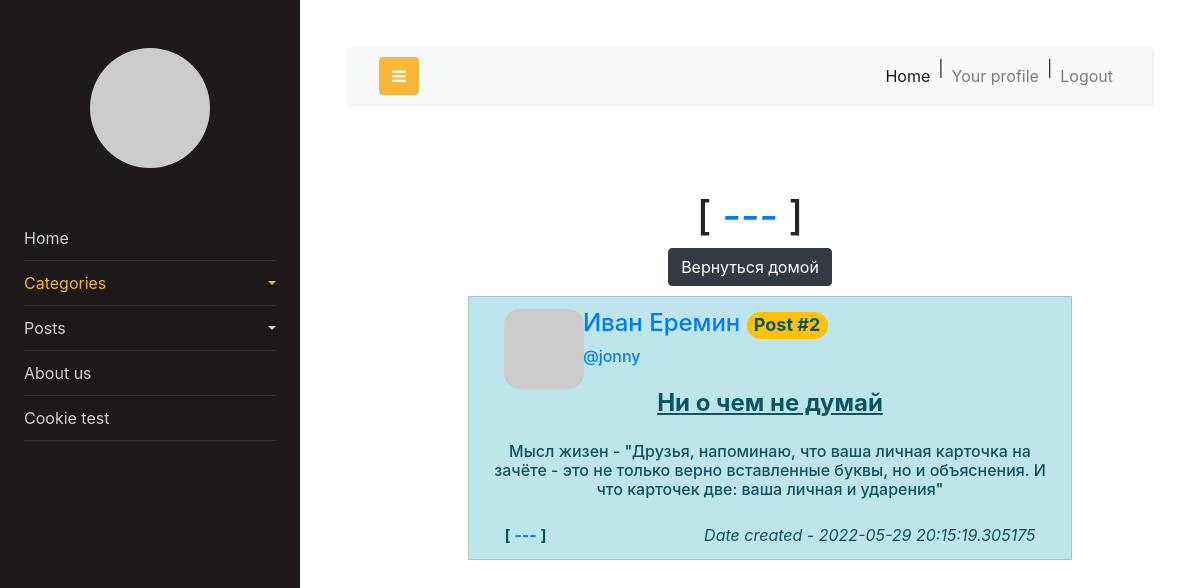
Screenshot of /a/--- (signed in) with the database file from the repository.
### app/data/posts.py (models this page shows)
class Post(SqlAlchemyBase):
    __tablename__ = 'posts'
    id = sqlalchemy.Column(sqlalchemy.Integer,
                           primary_key=True, autoincrement=True)
    user_id = sqlalchemy.Column(sqlalchemy.Integer,
                                sqlalchemy.ForeignKey("users.id"))
    title = sqlalchemy.Column(sqlalchemy.String, nullable=False)
    is_private = sqlalchemy.Column(sqlalchemy.Boolean)
    created = sqlalchemy.Column(sqlalchemy.DateTime, default=datetime.now())
    category = sqlalchemy.Column(sqlalchemy.String, nullable=False, index=True)
    text = sqlalchemy.Column(sqlalchemy.String, nullable=True)
    author = orm.relation('User')

### app/data/user.py (models this page shows, shortened)
class User(SqlAlchemyBase, UserMixin):
    __tablename__ = 'users'
    id = sqlalchemy.Column(sqlalchemy.Integer, primary_key=True, autoincrement=True)
    username = sqlalchemy.Column(sqlalchemy.String, nullable=False, index=True)
    name = sqlalchemy.Column(sqlalchemy.String, nullable=False)
    surname = sqlalchemy.Column(sqlalchemy.String, nullable=False)
    email = sqlalchemy.Column(sqlalchemy.String, nullable=False, index=True)
    password = sqlalchemy.Column(sqlalchemy.String, nullable=False)
    created_date = sqlalchemy.Column(sqlalchemy.DateTime,
                                     default=datetime.datetime.now, autoincrement=True)
    posts = orm.relation('Post', back_populates='author')
    def avatar(self, size):
        return 'http://www.gravatar.com/avatar/' + md5(self.email.encode()).hexdigest() + '?d=identicon&s=' + str(size)

### main.py (the view)
@main_app.route('/a/<category_name>')
def show_all_by_cat(category_name):
    posts = main_app.posts_repo.get_by_category(category_name)
    show_buttons = []
    for post in posts:
        if current_user.is_authenticated and current_user == post.author:
            show_buttons.append(1)
        else:
            show_buttons.append(0)
    return render_template('category_posts.html', category=category_name,
                           he=current_user, posts=posts, show_buttons=show_buttons)

### app/app_file.py (called while the page is built)
@main_app.login_manager.user_loader
def load_user(user_id):
    db_sess = db_session.create_session()
    return db_sess.query(User).filter(User.id == user_id).first()

### app/data/db_session.py (called while the page is built)
def create_session() -> Session:
    global __factory
    return __factory()

### app/resources/posts_repo.py (called while the page is built)
    def get_by_category(self, category):
        posts = self.db_sess.query(Post).filter(Post.category == category).all()
        return tuple(posts)

### app/templates/category_posts.html (shortened to what this page needs)
{% extends "index.html" %}
{% block content %}
<br>
<br>
<div class="wrapper" align="center">
    <h1>[ <a href="/a/{{ category }}"><em>{{ category }}</em></a> ]</h1>
    <a class="btn btn-dark" href="/">Вернуться домой</a>
    <div class="content-container" style="max-width: 80%">
        <ul style="margin-top:10px;">
        {% for post in posts %}
            {% include("post.html") %}
        <br>
        {% endfor %}
        </ul>
    </div>
</div>
{% endblock %}

### app/templates/post.html
<link rel="stylesheet" type="text/css" href="{{ url_for('static', filename='css/post.css') }}"/>
<li class="list-group-item list-group-item-info">
    <div class="comment-wrapper media" align="center">
        <div class="container">
            <div class="row">
                <div class="col-2" align="content">
                    <a href="/users/{{ post.author.id }}">
                        <img class="img" style="border-radius: 1em;" src="{{ post.author.avatar(60) }}">
                    </a>
                </div>
                <div class="col-8" align="left">
                    <div class="row field-group">
                        <span style="float:left">
                            <h4><a href="/users/{{ post.author.id }}">{{ post.author.name }} {{ post.author.surname }}               </a>
                                <span id='comment_id' style="align:right;" class="badge rounded-pill bg-warning">Post #{{ post.id }}</span></h4>
                        </span>
                    </div>
                    <div class="row">
                        <h6><a href="/users/{{ post.author.id }}">@{{ post.author.username }}</a></h6>
                    </div>
                </div>
            </div>
            <div class="row" style="margin: 0 auto; text-align:center; display:flex; justify-content:center;">
                <h4><b><u>{{ post.title }}</u></b></h4>
            </div>
            <div class="row ">
                <p><h6>{{ post.text }}
                </h6></p>
            </div>
            <div class="field-group">
                <span style="float:left">
                    <b>[ <a href="/a/{{ post.category }}"><em>{{ post.category }}</em></a> ]</b>
                </span>
                <span style="float:right">
                    <label class="date" ><em>Date created - {{ post.created }}</em></label>
                </span>
            </div>
        </div>
    </div>
</li>

### static/css/post.css (style rules this page uses)
.media { text-align: center; margin: 0 auto; align-items: center; max-width: 100% }
a { color: #000; text-color: #000; text-decoration: none; background-color: transparent; }
.date { display: table-cell; }

### rows the page displays
Post: author.name "Иван", author.surname "Еремин", id "2", author.username "jonny", title "Ни о чем не думай", text "Мысл жизен - \"Друзья, напоминаю, что ваша личная карточка на зачёте - это не только верно вставленные буквы, но и объяснения. И что карточек две: ваша личная и ударения\"", category "---", created "2022-05-29 20:15:19.305175"

### other values shown
{{ category }} "---"
